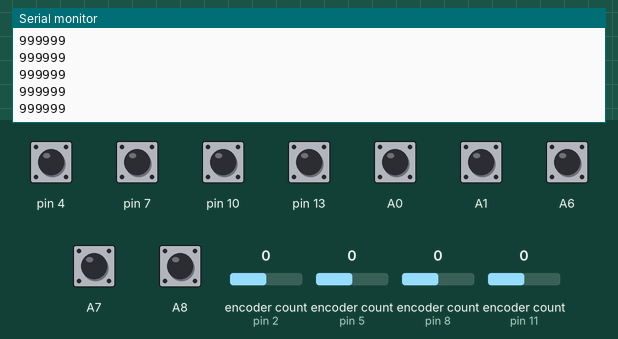
A sketch run on a simulated Teensy 3. Parts: the last lines printed to the serial monitor. The inputs (shaded band) are chosen by the test bench; at power-on: A0, A1, A6–8, pin 4, pin 7, pin 10, pin 13 HIGH, encoder count (sensors on pin 2, pin 5, pin 8, pin 11) 0.

Above: at 1.2 s.
1.3 s: encoder count (sensor on pin 2) set to 1
At 1.4 s:
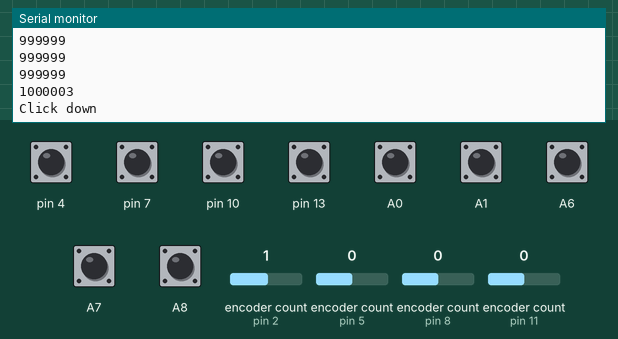
2.8 s: encoder count (sensor on pin 2) set to 0
At 2.87 s:
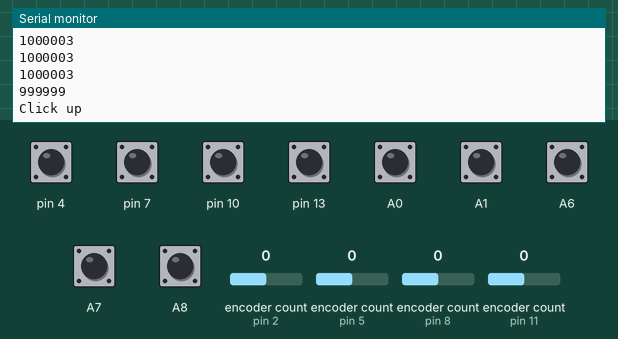

The sketch:

teensy-buttonbox-continuous-encoders.ino
```cpp
// Teensy LC Button Box

#include <Encoder.h>

Encoder rotary1(2, 3);
Encoder rotary2(5, 6);
Encoder rotary3(8, 9);
Encoder rotary4(11, 12);

unsigned long rot1old, rot2old, rot3old, rot4old;
unsigned long rot1, rot2, rot3, rot4;
const long rot_delay = 70;             // stores delay between rotary clicks registering (so that windows registers them properly)
unsigned long previousMillis = 0;       // will store last time rotaries were updated

void setup()
{
  pinMode(4, INPUT_PULLUP);
  pinMode(7, INPUT_PULLUP);
  pinMode(10, INPUT_PULLUP);
  pinMode(13, INPUT_PULLUP);
  pinMode(14, INPUT_PULLUP);
  pinMode(15, INPUT_PULLUP);
  pinMode(20, INPUT_PULLUP);
  pinMode(21, INPUT_PULLUP);
  pinMode(22, INPUT_PULLUP);

  rotary1.write(999999);
  rotary2.write(999999);
  rotary3.write(999999);
  rotary4.write(999999);

  rot1old = 999999;
  rot2old = 999999;
  rot3old = 999999;
  rot4old = 999999;

  Joystick.useManualSend(true);
}

void loop()
{
  // read the digital inputs and set the buttons

  // ignition, start and pushbuttons
  Joystick.button(1, !digitalRead(14));
  Joystick.button(2, !digitalRead(15));
  Joystick.button(3, !digitalRead(20));
  Joystick.button(4, !digitalRead(21));
  Joystick.button(5, !digitalRead(22));

  // rotary encoder push buttons
  Joystick.button(8, !digitalRead(4));
  Joystick.button(11, !digitalRead(7));
  Joystick.button(14, !digitalRead(10));
  Joystick.button(17, !digitalRead(13));

  // rotary encoder rotation

  unsigned long currentMillis = millis();
  if (currentMillis - previousMillis >= rot_delay) {

    previousMillis = currentMillis;

    rot1 = rotary1.read();
    rot2 = rotary2.read();
    rot3 = rotary3.read();
    rot4 = rotary4.read();

    // rotary 1
    if (rot1 <= rot1old - 2)
    {
      Serial.println(rotary1.read());
      Joystick.button(6, true);
      Joystick.button(7, false);
      Serial.println("Click up");
      Joystick.send_now();
      delay(50);
      rot1old = rotary1.read();
    }
    else if (rot1 >= rot1old + 2)
    {
      Serial.println(rotary1.read());
      Joystick.button(6, false);
      Joystick.button(7, true);
      Serial.println("Click down");
      Joystick.send_now();
      delay(50);
      rot1old = rotary1.read();
    }
    else
    {
      Serial.println(rotary1.read());
      Joystick.button(6, false);
      Joystick.button(7, false);
      Joystick.send_now();
    }

       // rotary 2
       if (rot2 < -1)
    {
      Joystick.button(9, true);
      Joystick.button(10, false);
      rotary2.write(0);
      Joystick.send_now();
    }
    else if (rot2 > 1)
    {
      Joystick.button(9, false);
      Joystick.button(10, true);
      rotary2.write(0);
      Joystick.send_now();
    }
    else
    {
      Joystick.button(9, false);
      Joystick.button(10, false);
      Joystick.send_now();
    }

    // rotary 3
    if (rot3 > -1)
    {
      Joystick.button(12, true);
      Joystick.button(13, false);
      rotary3.write(0);
      Joystick.send_now();
    }
    else if (rot3 < 1)
    {
      Joystick.button(12, false);
      Joystick.button(13, true);
      rotary3.write(0);
      Joystick.send_now();
    }
    else
    {
      Joystick.button(12, false);
      Joystick.button(13, false);
      Joystick.send_now();
    }

    // rotary 4
    if (rot4 > 1)
    {
      Joystick.button(15, true);
      Joystick.button(16, false);
      rotary4.write(0);
      Joystick.send_now();
    }
    else if (rot4 < -1)
    {
      Joystick.button(15, false);
      Joystick.button(16, true);
      rotary4.write(0);
    }
    else
    {
      Joystick.button(15, false);
      Joystick.button(16, false);
      Joystick.send_now();
    }
  }

  Joystick.send_now();
}
```

Measured:
- after the input at 1.3 s, the serial monitor: prints a new line at once (image 1)
- after the input at 2.8 s, the serial monitor: prints a new line at once (image 2)
